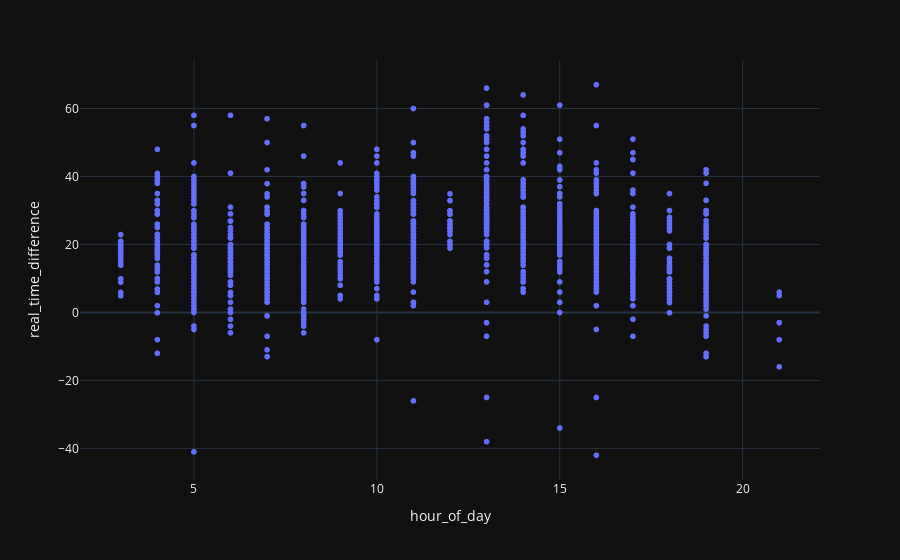

Notebook code for this chart:
### Markdown cell above
The following plot looks a bit messy, as we can't really understand a clear trend.

Lets try and group that by the mean of the real time difference, see if we can see the trend there.

### Code cell
px.scatter(all_data_joined, x = "hour_of_day", y = "real_time_difference")

### Figure 1 — Plotly figure (JSON) as saved in the notebook; plotly's stock layout.template omitted (floating-point values rounded to 4 significant figures; data arrays with more than 128 entries replaced by an {"elided": "..."} marker saying what was removed)
{"data": [{"hovertemplate": "hour_of_day=%{x}<br>real_time_difference=%{y}<extra></extra>", "legendgroup": "", "marker": {"color": "#636efa", "symbol": "circle"}, "mode": "markers", "name": "", "showlegend": false, "type": "scattergl", "x": {"elided": "1383 int values"}, "xaxis": "x", "y": {"elided": "1383 float values"}, "yaxis": "y"}], "layout": {"legend": {"tracegroupgap": 0}, "margin": {"t": 60}, "xaxis": {"anchor": "y", "domain": [0, 1], "title": {"text": "hour_of_day"}}, "yaxis": {"anchor": "x", "domain": [0, 1], "title": {"text": "real_time_difference"}}}}
